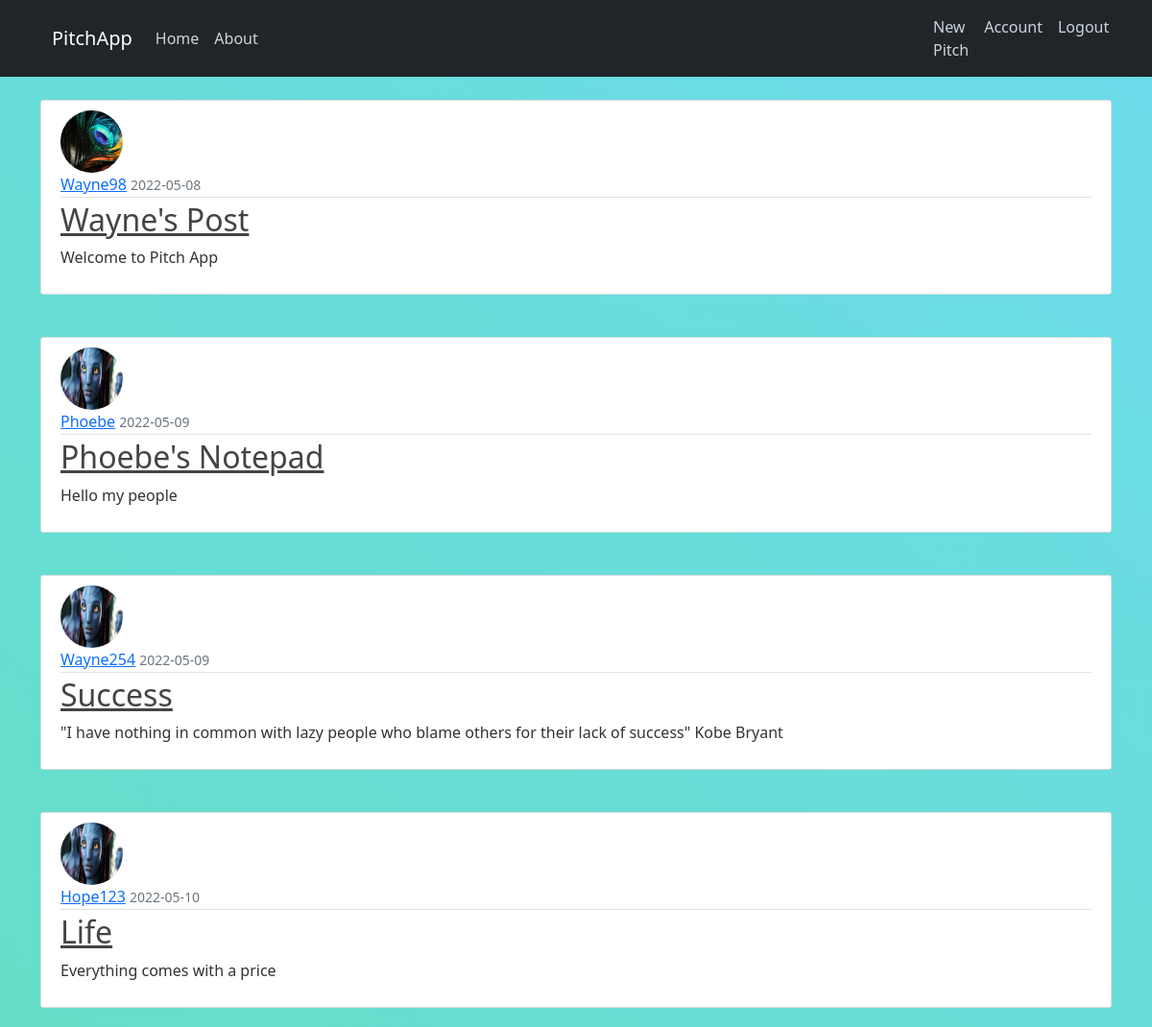
The app's page /home (signed in) with its own data.
### pitchapp/models.py (models this page shows, shortened)
class Post(db.Model):
    id = db.Column(db.Integer, primary_key=True)
    title = db.Column(db.String(120), nullable=False)
    date_posted = db.Column(db.DateTime, nullable=False, default=datetime.utcnow)
    content = db.Column(db.Text, nullable=False)
    user_id = db.Column(db.Integer, db.ForeignKey('user.id'), nullable=False)

class User(db.Model, UserMixin):
    id = db.Column(db.Integer, primary_key=True)
    username = db.Column(db.String(20), unique=True, nullable=False)
    email = db.Column(db.String(150), unique=True, nullable=False)
    image_file = db.Column(db.String(20), nullable=False, default='default.jpg')
    password = db.Column(db.String(70), nullable=False)
    posts = db.relationship('Post', backref='author', lazy=True)

### pitchapp/main/routes.py (the view)
@main.route("/")
@main.route("/home")
def home():
    posts = Post.query.all()
    return render_template('home.html', posts=posts)

### pitchapp/models.py (called while the page is built)
@login_manager.user_loader
def load_user(user_id):
    return User.query.get(int(user_id))

### pitchapp/templates/home.html
{% extends "base.html" %}
{% block content %}
    {% for post in posts %}
    <br>
    <article class="media content-section">
      <img class="rounded-circle article-img" src="{{ url_for('static', filename='profile_picture/' + post.author.image_file) }}" alt="">
        <div class="media-body">
          <div class="article-metadata">
            <a class="mr-2" href="#">{{ post.author.username }}</a>
            <small class="text-muted">{{ post.date_posted.strftime('%Y-%m-%d') }}</small>
          </div>
          <h2><a class="article-title" href="{{ url_for('posts.post', post_id=post.id) }}">{{ post.title }}</a></h2>
          <p class="article-content">{{ post.content }}</p>
        </div>
      </article>
    {% endfor%}
{% endblock content %}

### pitchapp/static/main.css (style rules this page uses)
body { background: linear-gradient(to right top,#65dfc9,#6cdbeb); color: #333333; margin-top: 5rem; }
h1, h2, h3, h4, h5, h6 { color: #444444; }
.content-section { background: #ffffff; padding: 10px 20px; border: 1px solid #dddddd; border-radius: 3px; margin-bottom: 20px; }
.article-title { color: #444444; }
.article-content { white-space: pre-line; }
.article-img { height: 65px; width: 65px; margin-right: 16px; }
.article-metadata { padding-bottom: 1px; margin-bottom: 4px; border-bottom: 1px solid #e3e3e3 }

### records on screen
Post: image_file (picture), author.username "Wayne98", date_posted "2022-05-08", title "Wayne's Post", content "Welcome to Pitch App"
Post: image_file (placeholder picture), author.username "Phoebe", date_posted "2022-05-09", title "Phoebe's Notepad", content "Hello my people"
Post: image_file (placeholder picture), author.username "Wayne254", date_posted "2022-05-09", title "Success", content "\"I have nothing in common with lazy people who blame others for their lack of success\" Kobe Bryant"
Post: image_file (placeholder picture), author.username "Hope123", date_posted "2022-05-10", title "Life", content "Everything comes with a price"
